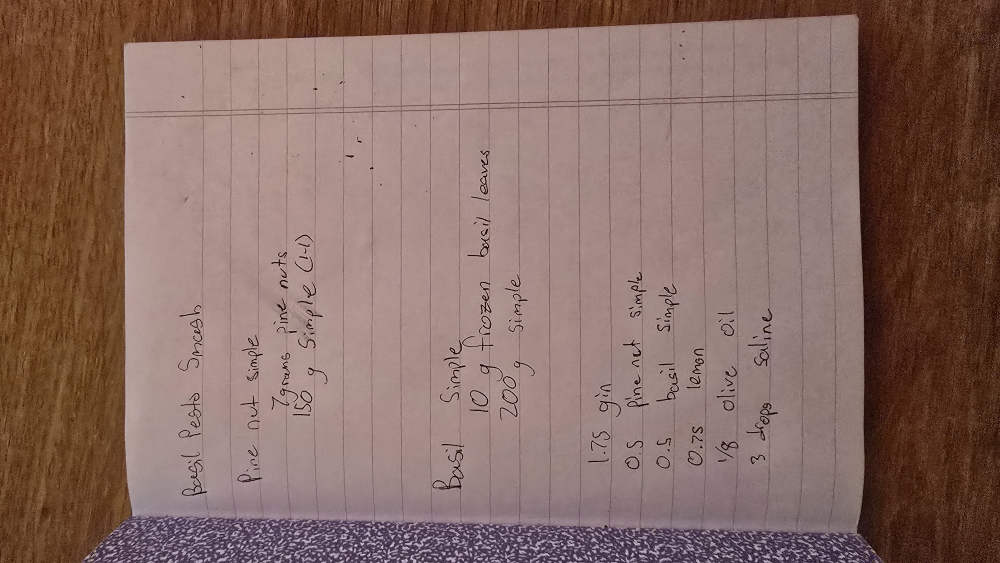
#> input picture recipes/_inbox/20260813_202145.jpg, 4000 x 2252 px (shown at 1/4 size)
$ python -i transcribe_inbox.py   (imports and definitions only)
#> lines starting #> are read from the running program, lines starting #| are printed output that depends on the picture
#!/usr/bin/env python3
"""Transcribe handwritten recipe photos dropped into recipes/_inbox/.

Run by .github/workflows/transcribe.yml on every push that touches recipes/_inbox/.
For each photo it:
  1. auto-rotates the photo upright (phone photos of a notebook are often sideways,
     which wrecks transcription accuracy), downscales it, then sends it to the
     Anthropic API (key from ANTHROPIC_API_KEY) and gets structured JSON back
  2. writes recipes/<slug>.html from scripts/recipe_page_template.html
  3. moves the photo to recipes/originals/<slug>.<ext> and links it as "Original"
  4. inserts a card into recipes/index.html at the AUTO-CARDS marker

Requires Pillow (the workflow pip-installs it). Generated pages are drafts:
review, tweak wording/tags, and re-commit.
"""

import base64
import datetime
import html
import json
import os
import re
import sys
import urllib.request
from io import BytesIO

from PIL import Image, ImageOps

ROOT = os.path.dirname(os.path.dirname(os.path.abspath(__file__)))
INBOX = os.path.join(ROOT, "recipes", "_inbox")
ORIGINALS = os.path.join(ROOT, "recipes", "originals")
INDEX = os.path.join(ROOT, "recipes", "index.html")
TEMPLATE = os.path.join(ROOT, "scripts", "recipe_page_template.html")
MARKER = "<!-- AUTO-CARDS: the transcription pipeline inserts new cards below this line. Do not remove this comment. -->"

MODEL = os.environ.get("TRANSCRIBE_MODEL", "claude-sonnet-4-5")
API_KEY = os.environ.get("ANTHROPIC_API_KEY")

MEDIA_TYPES = {".jpg": "image/jpeg", ".jpeg": "image/jpeg", ".png": "image/png",
               ".webp": "image/webp", ".gif": "image/gif"}

PROMPT = """Transcribe this photo of a handwritten recipe or kitchen/cocktail note.

Return ONLY a valid JSON object (no markdown fences, no commentary) with exactly these keys:
{
  "type": "recipe" or "idea",
  "title": "short name for the dish/drink/note",
  "subtitle": "one-line description or origin note",
  "source": "where it's from if evident (e.g. 'Recipe card', 'Notebook page'), else ''",
  "category": "one of: Breakfast, Dinner, Dessert, Baking, Cocktails, Sides, Sauces, Other",
  "yield": "servings/quantity if written, else ''",
  "tags": ["1-3 short category tags"],
  "ingredients": ["one string per ingredient with amounts, in original order"],
  "directions": ["one string per step"],
  "notes": "margin notes, substitutions, commentary written on the original, else ''",
  "body": ["for type 'idea' only: the transcribed note as paragraphs"]
}

Rules:
- A complete recipe (ingredients + how to make it) -> "recipe" with ingredients/directions filled, body [].
- A fragment, concept, or scribbled idea -> "idea" with the content in body, ingredients/directions [].
- Fix obvious spelling slips and expand shorthand (tps -> tsp) but keep the original voice and wording.
- If a word is illegible, transcribe your best guess followed by (?).
- Never invent content that isn't on the page."""


def slugify(title):
    s = re.sub(r"[^a-z0-9]+", "-", title.lower()).strip("-")
    return s or "untitled"


ORIENT_PROMPT = """This is a photo of a handwritten page. How many degrees CLOCKWISE must it be \
rotated so the text reads normally left-to-right? Reply with exactly one number: 0, 90, 180, or 270. \
No other text."""


def preprocess(path, rotation=0):
    """Rotate upright, cap the long edge, return (base64 jpeg, media_type)."""
#> called with path = '../recipes/_inbox/20260813_202145.jpg', rotation = 0
    im = Image.open(path)
#> im is the input picture: PIL image 4000x2252 RGB; mean R, G, B 135.1, 108, 99.8
    im = ImageOps.exif_transpose(im)          # honour EXIF orientation if present
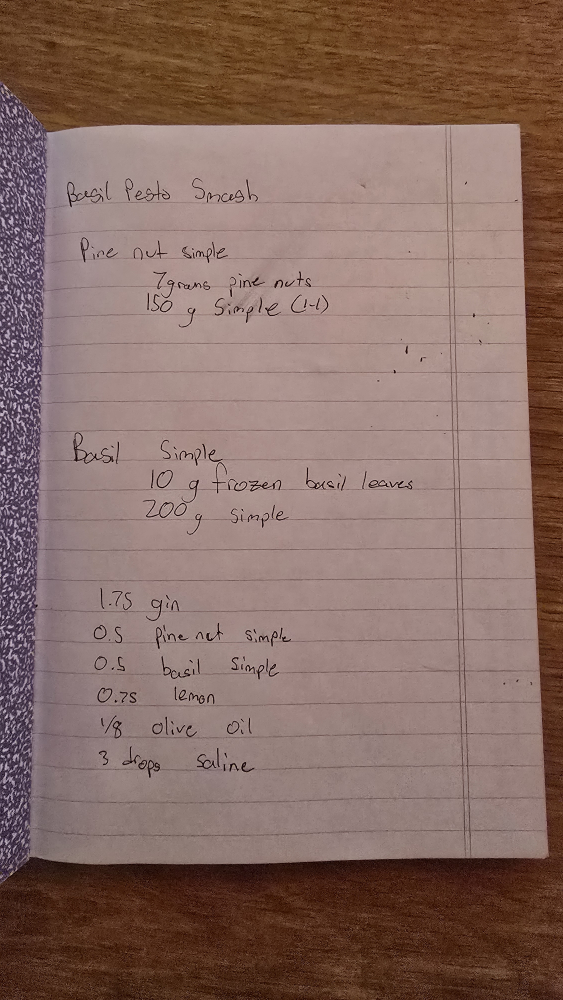
#> im: PIL image 2252x4000 RGB (shown at 1/4 size); mean R, G, B 135.1, 108, 99.8
    if rotation:
        im = im.rotate(-rotation, expand=True)  # negative = clockwise
    im = im.convert("RGB")
    w, h = im.size
#> w = 2252; h = 4000
    longest = max(w, h)
#> longest = 4000
    if longest > 1568:                        # the API downsamples past this anyway
        scale = 1568 / longest
#> scale = 0.392
        im = im.resize((int(w * scale), int(h * scale)), Image.LANCZOS)
#> im: PIL image 882x1568 RGB
    buf = BytesIO()
    im.save(buf, "JPEG", quality=88)
    return base64.b64encode(buf.getvalue()).decode(), "image/jpeg"


# [163 lines left out: functions detect_rotation, call_api, build_page_data, build_card, main, not called in this run]


# [2 lines not run here, left out]

>>> result = preprocess('../recipes/_inbox/20260813_202145.jpg')
